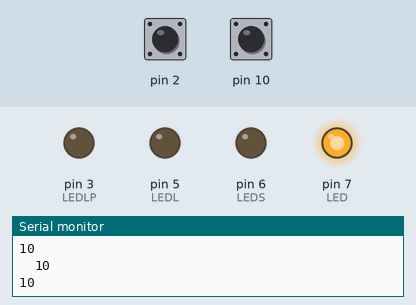
The sketch below on a simulated Arduino Uno, built with avr-gcc and run on an emulated ATmega328P. On the bench: output pins drawn as LEDs (lit = HIGH), the last lines printed to the serial monitor. The inputs (shaded band) are chosen by the test bench; at power-on: pin 2 HIGH, pin 10 HIGH.

Above: at 1.2 s.
1.3 s: pin 2 pulled LOW for 0.2 s
At 1.5 s:
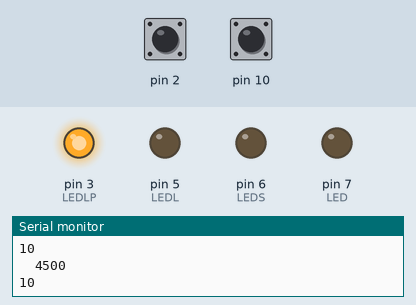
3.0 s: pin 10 pulled LOW for 0.2 s
At 3.18 s:
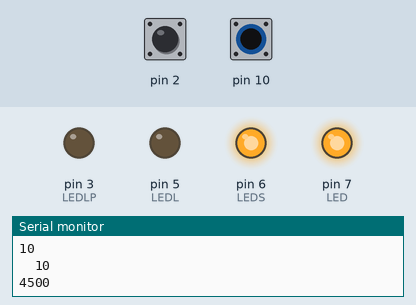
4.8 s: pin 10 pulled LOW for 3.2 s
At 9.1 s:
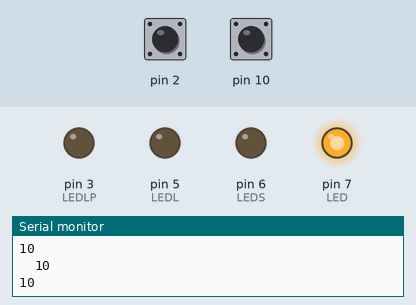
9.6 s: pin 2 pulled LOW for 3.2 s
At 11.0 s:
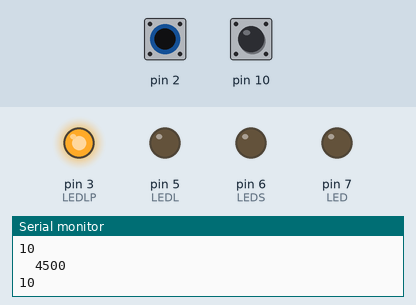
14.3 s: pin 2 driven LOW and pin 10 driven LOW
At 15.7 s:
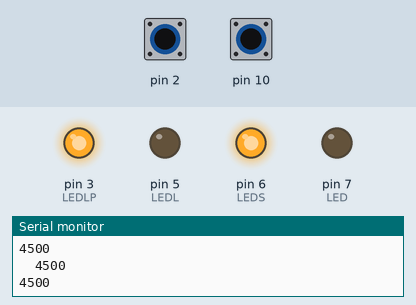
Timing chart, 0 to 16.9 s (numbered marks = the images above; inputs shaded):
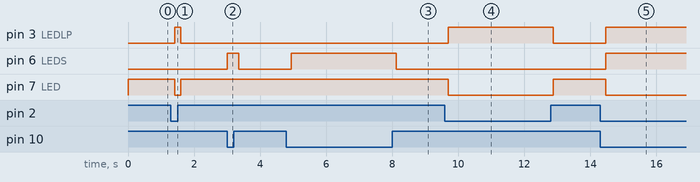

The sketch:

CapacitiveSensorSketchTRES.ino
```cpp
#include <CapacitiveSensor.h>

/*
 * CapitiveSense Library Demo Sketch
 * Paul Badger 2008
 * Uses a high value resistor e.g. 10M between send pin and receive pin
 * Resistor effects sensitivity, experiment with values, 50K - 50M. Larger resistor values yield larger sensor values.
 * Receive pin is the sensor pin - try different amounts of foil/metal on this pin
 */
#define LED 7
#define LEDL 5
#define LEDLP 3
#define LEDS 6

 CapacitiveSensor   cs_8_10 = CapacitiveSensor(8,10);
 CapacitiveSensor   cs_4_2 = CapacitiveSensor(4,2);        // 10M resistor between pins 4 & 2, pin 2 is sensor pin, add a wire and or foil if desired
// CapacitiveSensor   cs_4_6 = CapacitiveSensor(4,6);        // 10M resistor between pins 4 & 6, pin 6 is sensor pin, add a wire and or foil
// CapacitiveSensor   cs_4_8 = CapacitiveSensor(4,8);        // 10M resistor between pins 4 & 8, pin 8 is sensor pin, add a wire and or foil

void setup()
{
   cs_4_2.set_CS_AutocaL_Millis(0xFFFFFFFF);     // turn off autocalibrate on channel 1 - just as an example
   Serial.begin(9600);
     pinMode(LED, OUTPUT);
     digitalWrite(LED, LOW);
      pinMode(LEDL, OUTPUT);
     digitalWrite(LEDL, LOW);
     pinMode(LEDLP, OUTPUT);
     digitalWrite(LEDLP, LOW);
     pinMode(LEDS, OUTPUT);
     digitalWrite(LEDS, LOW);
}

void loop()
{
    long start = millis();
    long total1 =  cs_4_2.capacitiveSensor(30);
    digitalWrite(LEDL, HIGH);
    long total2 =  cs_8_10.capacitiveSensor(30);
 //   long total3 =  cs_4_8.capacitiveSensor(30);
    if (total1 < 29

  ){   digitalWrite(LED, HIGH); }  // turn the LED on (HIGH is the voltage level)
     else{digitalWrite(LED, LOW); }
         if (total1 < 0){   digitalWrite(LEDL, HIGH); }  // turn the LED on (HIGH is the voltage level)
     else{digitalWrite(LEDL, LOW); }
     if (total1 > 29){   digitalWrite(LEDLP, HIGH); }  // turn the LED on (HIGH is the voltage level)
     else{digitalWrite(LEDLP, LOW); }
     if (total2 > 27){   digitalWrite(LEDS, HIGH); }  // turn the LED on (HIGH is the voltage level)
     else{digitalWrite(LEDS, LOW); }
//    Serial.print(millis() - start);        // check on performance in milliseconds
    Serial.print("\t");                    // tab character for debug windown spacing

    Serial.print(total1);                  // print sensor output 1
    Serial.print("\n");
    Serial.print(total2);                  // print sensor output 2
    Serial.print("\n");
//  Serial.println(total3);                // print sensor output 3

    delay(170);                             // arbitrary delay to limit data to serial port
}
```

Measured:
- after the input at 1.3 s, pin 3 (LEDLP): LOW → HIGH after 0.12 s, → LOW 0.18 s later; pin 7 (LED): HIGH → LOW after 0.12 s, → HIGH 0.18 s later
- after the input at 3.0 s, pin 6 (LEDS): LOW → HIGH at once, → LOW 0.35 s later
- after the input at 4.8 s, pin 6 (LEDS): LOW → HIGH after 0.14 s, → LOW 3.2 s later
- after the input at 9.6 s, pin 3 (LEDLP): LOW → HIGH after 0.11 s, → LOW 3.2 s later; pin 7 (LED): HIGH → LOW after 0.11 s, → HIGH 3.2 s later
- after the input at 14.3 s, pin 3 (LEDLP), pin 6 (LEDS): LOW → HIGH after 0.17 s; pin 7 (LED): HIGH → LOW after 0.17 s
